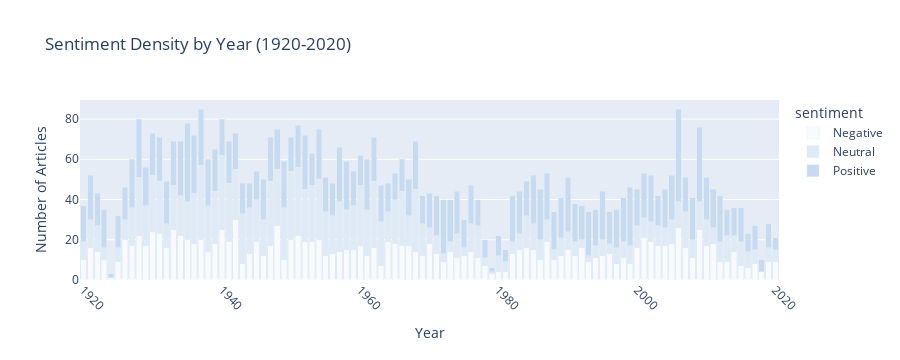

The notebook cell saved with this chart:
### Code cell
import plotly.express as px
import pandas as pd

# Step 6: Prepare data for the interactive bar chart (ensure year range is from 1920 to 2020)
bar_data = data_sample.groupby(['year', 'sentiment']).size().reset_index(name='count')
bar_data = bar_data[(bar_data['year'] >= 1920) & (bar_data['year'] <= 2020)]

# Create an interactive stacked bar chart
fig = px.bar(
    bar_data,
    x='year',
    y='count',
    color='sentiment',
    barmode='stack',
    title="Interactive Sentiment Density by Year (1920-2020)",
    labels={'year': 'Year', 'count': 'Number of Articles'},
    color_discrete_sequence=px.colors.sequential.Blues
)

# Update layout
fig.update_layout(
    xaxis=dict(title="Year", tickangle=45),
    yaxis=dict(title="Number of Articles"),
    title="Sentiment Density by Year (1920-2020)"
)

# Display the interactive chart
fig.show()

### Figure 1 — Plotly figure (JSON) as saved in the notebook; plotly's stock layout.template omitted (floating-point values rounded to 4 significant figures)
{"data": [{"alignmentgroup": "True", "hovertemplate": "sentiment=Negative<br>Year=%{x}<br>Number of Articles=%{y}<extra></extra>", "legendgroup": "Negative", "marker": {"color": "rgb(247,251,255)", "pattern": {"shape": ""}}, "name": "Negative", "offsetgroup": "Negative", "orientation": "v", "showlegend": true, "textposition": "auto", "type": "bar", "x": [1920, 1921, 1922, 1923, 1924, 1925, 1926, 1927, 1928, 1929, 1930, 1931, 1932, 1933, 1934, 1935, 1936, 1937, 1938, 1939, 1940, 1941, 1942, 1943, 1944, 1945, 1946, 1947, 1948, 1949, 1950, 1951, 1952, 1953, 1954, 1955, 1956, 1957, 1958, 1959, 1960, 1961, 1962, 1963, 1964, 1965, 1966, 1967, 1968, 1969, 1970, 1971, 1972, 1973, 1974, 1975, 1976, 1977, 1978, 1979, 1980, 1981, 1982, 1983, 1984, 1985, 1986, 1987, 1988, 1989, 1990, 1991, 1992, 1993, 1994, 1995, 1996, 1997, 1998, 1999, 2000, 2001, 2002, 2003, 2004, 2005, 2006, 2007, 2008, 2009, 2010, 2011, 2012, 2013, 2014, 2015, 2016, 2017, 2018, 2019, 2020], "xaxis": "x", "y": [10, 16, 14, 10, 1, 9, 20, 17, 22, 17, 24, 23, 16, 25, 22, 20, 18, 20, 14, 18, 25, 19, 30, 8, 13, 19, 12, 17, 27, 10, 20, 22, 19, 19, 20, 12, 13, 14, 15, 15, 17, 12, 16, 7, 19, 18, 17, 17, 14, 12, 18, 13, 9, 14, 11, 12, 14, 11, 7, 3, 4, 4, 13, 15, 16, 15, 10, 19, 10, 12, 15, 12, 16, 9, 11, 12, 13, 8, 11, 8, 16, 21, 19, 17, 17, 18, 26, 16, 11, 25, 17, 18, 9, 9, 14, 7, 6, 8, 4, 9, 9], "yaxis": "y"}, {"alignmentgroup": "True", "hovertemplate": "sentiment=Neutral<br>Year=%{x}<br>Number of Articles=%{y}<extra></extra>", "legendgroup": "Neutral", "marker": {"color": "rgb(222,235,247)", "pattern": {"shape": ""}}, "name": "Neutral", "offsetgroup": "Neutral", "orientation": "v", "showlegend": true, "textposition": "auto", "type": "bar", "x": [1920, 1921, 1922, 1923, 1925, 1926, 1927, 1928, 1929, 1930, 1931, 1932, 1933, 1934, 1935, 1936, 1937, 1938, 1939, 1940, 1941, 1942, 1943, 1944, 1945, 1946, 1947, 1948, 1949, 1950, 1951, 1952, 1953, 1954, 1955, 1956, 1957, 1958, 1959, 1960, 1961, 1962, 1963, 1964, 1965, 1966, 1967, 1968, 1969, 1970, 1971, 1972, 1973, 1974, 1975, 1976, 1977, 1978, 1979, 1980, 1981, 1982, 1983, 1984, 1985, 1986, 1987, 1988, 1989, 1990, 1991, 1992, 1993, 1994, 1995, 1996, 1997, 1998, 1999, 2000, 2001, 2002, 2003, 2004, 2005, 2006, 2007, 2008, 2009, 2010, 2011, 2012, 2013, 2014, 2015, 2016, 2017, 2019, 2020], "xaxis": "x", "y": [9, 14, 13, 6, 7, 10, 19, 29, 20, 28, 26, 12, 22, 20, 19, 25, 37, 23, 26, 37, 29, 25, 25, 23, 21, 18, 32, 28, 26, 34, 34, 26, 28, 30, 22, 19, 25, 20, 22, 30, 23, 33, 22, 15, 22, 27, 15, 31, 16, 8, 9, 4, 5, 12, 4, 14, 16, 4, 1, 8, 5, 6, 8, 16, 13, 10, 11, 5, 9, 9, 7, 4, 3, 6, 8, 5, 8, 8, 9, 11, 10, 10, 10, 9, 12, 13, 18, 9, 14, 13, 8, 10, 13, 8, 12, 8, 7, 7, 6], "yaxis": "y"}, {"alignmentgroup": "True", "hovertemplate": "sentiment=Positive<br>Year=%{x}<br>Number of Articles=%{y}<extra></extra>", "legendgroup": "Positive", "marker": {"color": "rgb(198,219,239)", "pattern": {"shape": ""}}, "name": "Positive", "offsetgroup": "Positive", "orientation": "v", "showlegend": true, "textposition": "auto", "type": "bar", "x": [1920, 1921, 1922, 1923, 1924, 1925, 1926, 1927, 1928, 1929, 1930, 1931, 1932, 1933, 1934, 1935, 1936, 1937, 1938, 1939, 1940, 1941, 1942, 1943, 1944, 1945, 1946, 1947, 1948, 1949, 1950, 1951, 1952, 1953, 1954, 1955, 1956, 1957, 1958, 1959, 1960, 1961, 1962, 1963, 1964, 1965, 1966, 1967, 1968, 1969, 1970, 1971, 1972, 1973, 1974, 1975, 1976, 1977, 1978, 1979, 1980, 1981, 1982, 1983, 1984, 1985, 1986, 1987, 1988, 1989, 1990, 1991, 1992, 1993, 1994, 1995, 1996, 1997, 1998, 1999, 2000, 2001, 2002, 2003, 2004, 2005, 2006, 2007, 2008, 2009, 2010, 2011, 2012, 2013, 2014, 2015, 2016, 2017, 2018, 2019, 2020], "xaxis": "x", "y": [18, 22, 16, 19, 2, 16, 16, 24, 29, 19, 21, 22, 21, 22, 27, 39, 29, 28, 23, 21, 18, 21, 18, 15, 12, 14, 20, 22, 20, 23, 17, 21, 27, 16, 25, 17, 16, 27, 24, 17, 15, 25, 22, 18, 14, 13, 16, 18, 24, 14, 17, 20, 27, 21, 21, 14, 19, 13, 9, 2, 10, 6, 23, 21, 17, 24, 25, 23, 19, 20, 27, 19, 17, 22, 18, 24, 16, 19, 22, 29, 18, 22, 23, 15, 19, 22, 46, 17, 21, 37, 21, 19, 23, 13, 14, 17, 9, 12, 6, 12, 6], "yaxis": "y"}], "layout": {"autosize": true, "barmode": "stack", "height": 360, "legend": {"title": {"text": "sentiment"}, "tracegroupgap": 0}, "title": {"text": "Sentiment Density by Year (1920-2020)"}, "xaxis": {"anchor": "y", "autorange": true, "domain": [0, 1], "range": [1920.0, 2020.0], "tickangle": 45, "title": {"text": "Year"}, "type": "linear"}, "yaxis": {"anchor": "x", "autorange": true, "domain": [0, 1], "range": [0, 89.47], "title": {"text": "Number of Articles"}, "type": "linear"}}}
